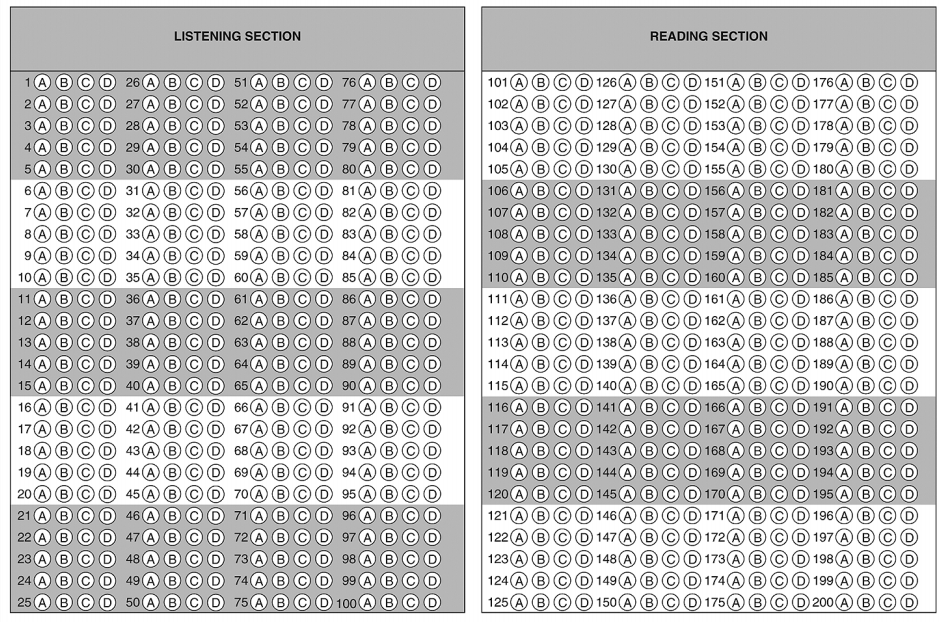
#> input picture Img/Toeic0.png, 944 x 622 px, given in place of 0_Toeic_scan.pdf.jpg, which was not available
$ python test2.py
#> lines starting #> are read from the running program, lines starting #| are printed output that depends on the picture; after the words box and inside, x2 and y2 are one past the last pixel; in counts of white or black regions, pixels touching at a corner belong together; pictures that were not available may be replaced by others from this repository, and a replacement may not be noted
#> further down, img1 is the input picture: shape (622, 944, 3); min 0, max 255, mean 199.1
import cv2 as cv
import numpy as np
import math


def dist(point, org=(0, 0)):
    return math.sqrt(math.pow(point[0] - org[0], 2) + math.pow(point[1] - org[1], 2))


def circleSameRow(circle1, circle2):
    r = min(circle1[2], circle2[2])
    return circle2[1] - r < circle1[1] < circle2[1] + r


def resize(img):
    width, height = img.shape[:2]
#> width = 622; height = 944

    blurred = cv.GaussianBlur(img, (3, 3), 0)
    gray = cv.cvtColor(blurred, cv.COLOR_BGR2GRAY)
    thresh = cv.adaptiveThreshold(gray, 255, cv.ADAPTIVE_THRESH_GAUSSIAN_C, cv.THRESH_BINARY_INV, 5, 2)
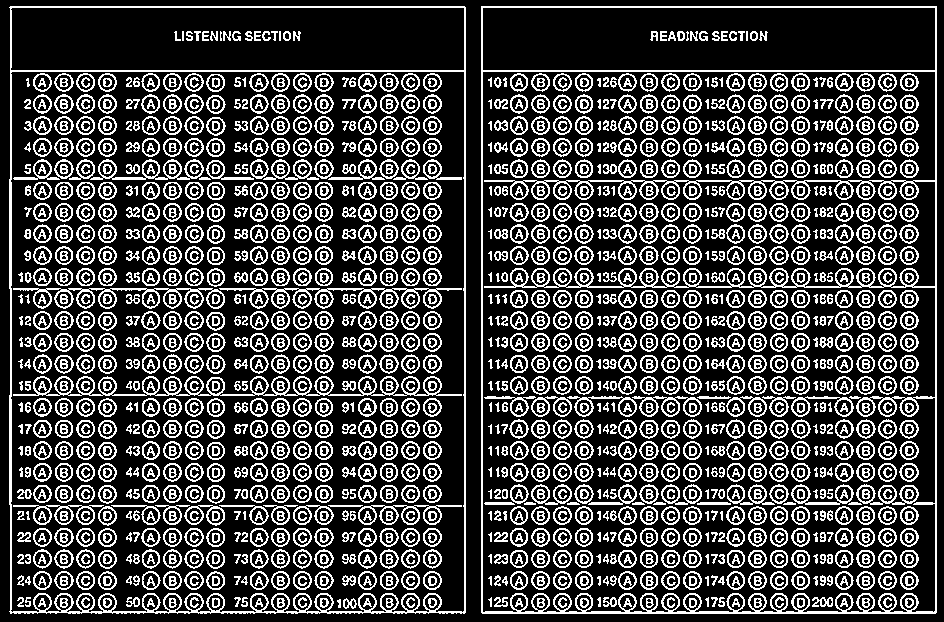
#> thresh: shape (622, 944); 27.2% white in thin lines or dots

    lines = cv.HoughLinesP(thresh, 1, np.pi / 180, 100, minLineLength=100, maxLineGap=10)
#> lines = 437 rows, first 6: [10, 612, 465, 612], [10, 71, 465, 71], [481, 70, 936, 70], [9, 7, 465, 7], [481, 6, 936, 6], [936, 612, 936, 7]

    top_left = (lines[0][0][0], lines[0][0][1])
#> top_left = (10, 612)
    bottom_right = (lines[0][0][0], lines[0][0][1])
#> bottom_right = (10, 612)
    bottom_left = (lines[0][0][0], lines[0][0][1])
#> bottom_left = (10, 612)
    top_right = (lines[0][0][0], lines[0][0][1])
#> top_right = (10, 612)

    for line in lines:
        x1, y1, x2, y2 = line[0]

        if dist((x1, y1)) < dist(top_left):
            top_left = (x1, y1)
        if dist((x2, y2)) < dist(top_left):
            top_left = (x2, y2)

        if dist((x1, y1)) > dist(bottom_right):
            bottom_right = (x1, y1)
        if dist((x2, y2)) > dist(bottom_right):
            bottom_right = (x2, y2)

        if dist((x1, y1), (0, width)) < dist(bottom_left, (0, width)):
            bottom_left = (x1, y1)
        if dist((x2, y2), (0, width)) < dist(bottom_left, (0, width)):
            bottom_left = (x2, y2)

        if dist((x1, y1), (0, width)) > dist(top_right, (0, width)):
            top_right = (x1, y1)
        if dist((x2, y2), (0, width)) > dist(top_right, (0, width)):
            top_right = (x2, y2)
#> this loop made 437 passes
#> (x1, y1, x2, y2) on passes 1 to 12: (10, 612, 465, 612), (10, 71, 465, 71), (481, 70, 936, 70), (9, 7, 465, 7), (481, 6, 936, 6), (936, 612, 936, 7), (482, 613, 482, 7), (10, 613, 10, 6), (481, 271, 823, 613), (481, 612, 481, 7), (11, 613, 11, 6), (464, 613, 464, 6)

    pts1 = np.float32([top_left, bottom_left, top_right, bottom_right])
#> pts1 = [[9, 7], [10, 613], [936, 6], [936, 612]]
    pts2 = np.float32([[0, 0], [0, width], [height, 0], [height, width]])
#> pts2 = [[0, 0], [0, 622], [944, 0], [944, 622]]

    M = cv.getPerspectiveTransform(pts1, pts2)
#> M = [[1.02, -0.00168, -9.15], [0.00111, 1.03, -7.19], [-3.84e-09, -1.78e-06, 1]]

    return cv.warpPerspective(img, M, (height, width))


width = 944
height = 622

img1 = cv.imread(r'Img\Toeic_scan.pdf\0_Toeic_scan.pdf.jpg')

img1 = resize(img1)
img1 = cv.resize(img1, (width, height))

gray = cv.cvtColor(img1, cv.COLOR_BGR2GRAY)

blurred = cv.blur(gray, (5, 5))
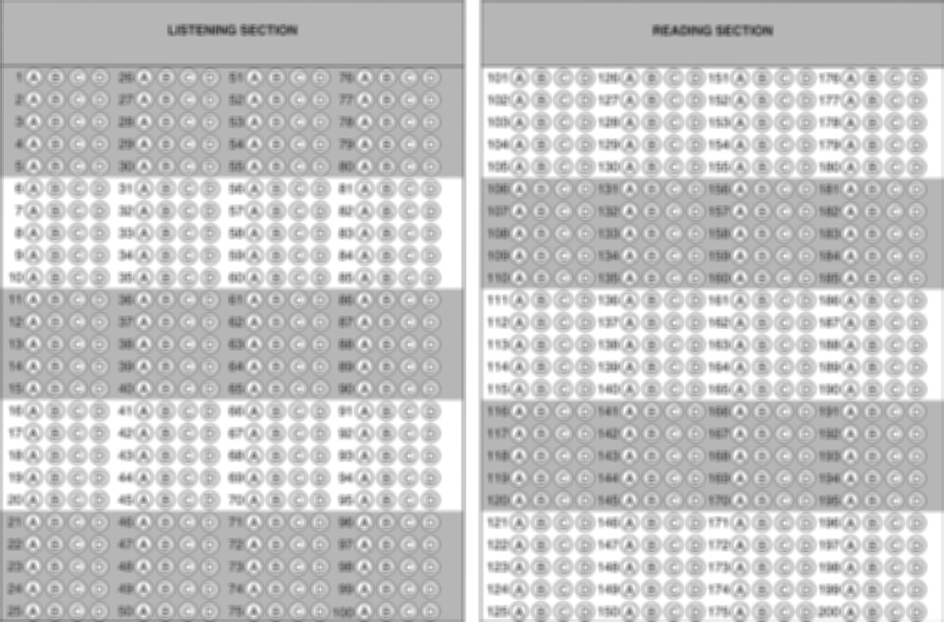
#> blurred: shape (622, 944); min 61, max 255, mean 197.2

ret, thresh = cv.threshold(blurred, 170, 255, cv.THRESH_BINARY)
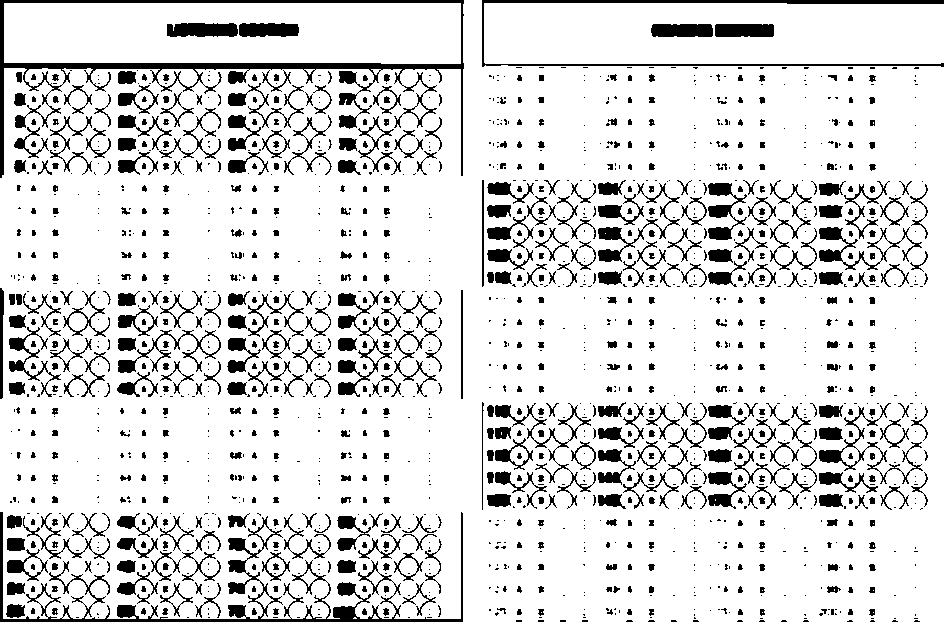
#> thresh: shape (622, 944); 86% white; 1592 black regions (911 under 20 px), largest, box (x1, y1, x2, y2) and area: (0, 0, 464, 178) 7417, (0, 512, 463, 622) 5596, (482, 0, 944, 67) 2590

cv.imshow('Image', img1)
cv.waitKey(0)

cv.imshow('Image', thresh)
cv.waitKey(0)

img3 = cv.imread(r'Img\Toeic3.png', 0)
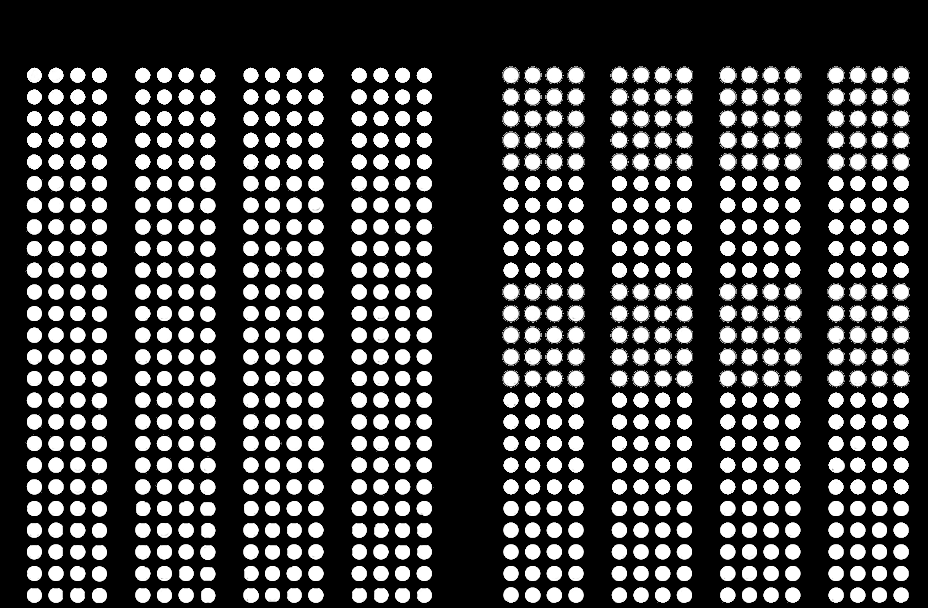
#> input picture Img/Toeic3.png, 928 x 608 px, found by its file name
#> img3 is the input picture: shape (608, 928); min 0, max 255, mean 68.5

img3 = cv.resize(img3, (width, height))
#> img3: shape (622, 944)

ret, mask = cv.threshold(img3, 10, 255, cv.THRESH_BINARY)
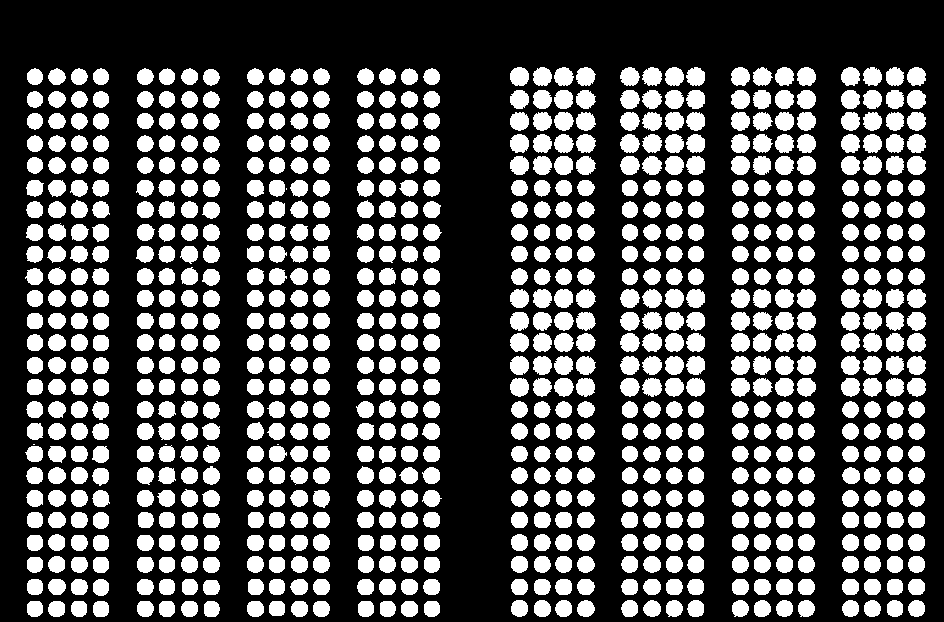
#> mask: shape (622, 944); 32.4% white; 804 white regions (4 under 20 px), largest, box (x1, y1, x2, y2) and area: (620, 156, 640, 175) 295, (510, 67, 529, 86) 294, (554, 156, 573, 175) 294

mask_inv = cv.bitwise_not(mask)

img = cv.bitwise_and(img1, img1, mask=mask)
img_tresh = cv.bitwise_not(cv.bitwise_and(thresh, thresh, mask=mask))
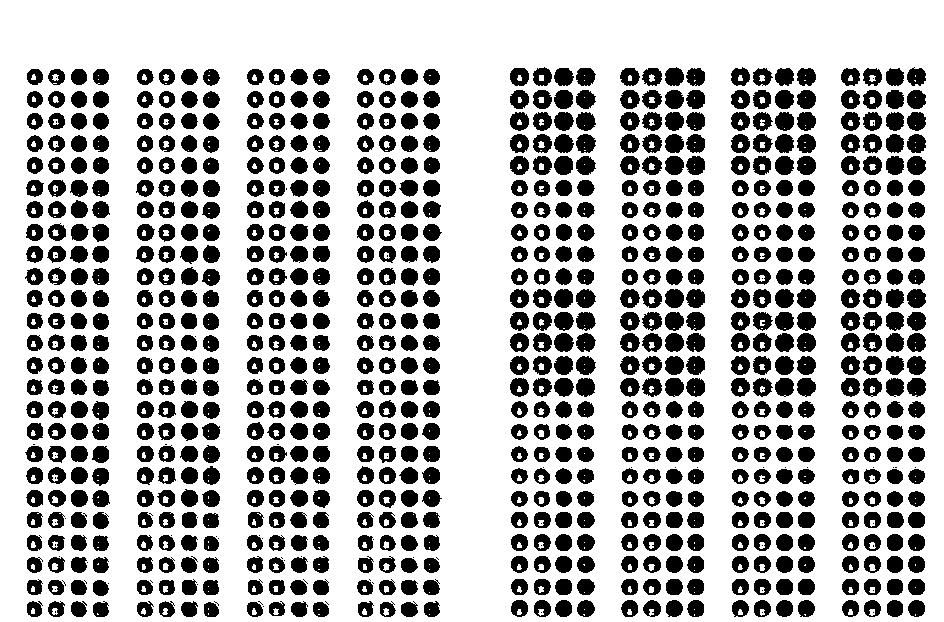
#> img_tresh: shape (622, 944); 70.3% white; 897 black regions (97 under 20 px), largest, box (x1, y1, x2, y2) and area: (554, 156, 573, 175) 294, (554, 90, 573, 109) 293, (554, 333, 574, 352) 293

cv.imshow('Image', img)
cv.waitKey(0)

cv.imshow('Image', img_tresh)
cv.waitKey(0)

circles = cv.HoughCircles(mask, cv.HOUGH_GRADIENT, 1, 8, param1=200, param2=10.5, minRadius=7, maxRadius=11)
#> circles = 800 rows, first 8: [673.5, 386.5, 9.6], [563.5, 320.5, 9.6], [541.5, 320.5, 9.6], [673.5, 320.5, 9.6], [563.5, 386.5, 9.6], [651.5, 98.5, 9.6], [563.5, 120.5, 9.6], [805.5, 320.5, 9.6]

circles = np.uint16(np.around(circles))
#> circles = 800 rows, first 8: [674, 386, 10], [564, 320, 10], [542, 320, 10], [674, 320, 10], [564, 386, 10], [652, 98, 10], [564, 120, 10], [806, 320, 10]
print(len(circles[0, :]))
#| 800
ordoredCircleTemp = []

found = False

for i in circles[0, :]:
    circle = (i[0], i[1], 8)
    found = False
    for j in ordoredCircleTemp:
        if circleSameRow(j[0], circle):
            j.append(circle)
            found = True
    if not found:
        ordoredCircleTemp.append([circle])
#> this loop made 800 passes
#> (i, circle) on passes 1 to 3: ([674, 386, 10], (674, 386, 8)), ([564, 320, 10], (564, 320, 8)), ([542, 320, 10], (542, 320, 8))

orderedCircleTemp2 = []
orderedCircle = []
for i in ordoredCircleTemp:
    orderedCircleTemp2.append(sorted(i, key=lambda aCircle: aCircle[0]))
#> this loop made 25 passes

orderedCircleTemp2 = sorted(orderedCircleTemp2, key=lambda aCircle: aCircle[0][1])

c = 0
for i in orderedCircleTemp2:
    for aCircle in i:
        if c == 0:
            orderedCircle.append([aCircle])
        else:
            orderedCircle[-1].append(aCircle)
        c += 1
        if c == 4:
            c = 0

result = []
alphaList = ['None', 'A', 'B', 'C', 'D']

for i in orderedCircle:
    jc = 1
    maxMean = 0
    maxMeanjc = 0
    for j in i:
        cv.circle(img, (j[0], j[1]), j[2], (0, 255, 0), 1)

        width2 = [j[0] - j[2], j[0] + j[2]]
        height2 = [j[1] - j[2], j[1] + j[2]]
        if width2[0] < 0 :
            width2[0] = 0
        if width2[1] > width :
            width2[1] = width
        if height2[0] < 0 :
            height2[0] = 0
        if height2[1] > height :
            height2[1] = height

        roi = img_tresh[height2[0]:height2[1], width2[0]:width2[1]]

        if maxMean <= cv.mean(roi)[0]:
            maxMean = cv.mean(roi)[0]
            maxMeanjc = jc
        jc += 1

    result.append(alphaList[maxMeanjc])
    if maxMeanjc != 0:
        j = i[maxMeanjc - 1]
        cv.circle(img, (j[0], j[1]), j[2], (0, 0, 255), 1)
#> this loop made 200 passes
#> i on passes 1 to 3: [(34, 76, 8), (56, 76, 8), (78, 76, 8), (100, 76, 8)], [(144, 76, 8), (166, 76, 8), (190, 76, 8), (210, 76, 8)], [(254, 76, 8), (276, 76, 8), (300, 76, 8), (320, 76, 8)]
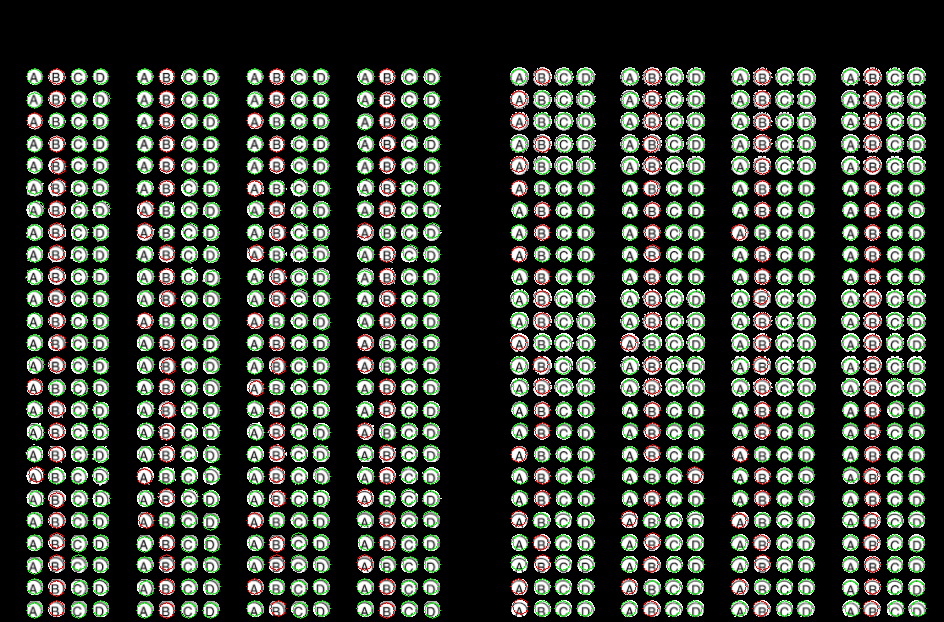
#> img: shape (622, 944, 3); mean B, G, R 53.3, 64.8, 57.2

finalResult = []
ic = 1
for i in result:
    finalResult.append([ic, i])
    ic += 25
    if ic > 200: ic -= 199
#> this loop made 200 passes
#> i on passes 1 to 3: 'B', 'B', 'B'

finalResult = sorted(finalResult, key=lambda aItem: aItem[0])

for i in finalResult:
    print(str(i[0]) + ' : ' + str(i[1]))
#> this loop made 200 passes
#> i on passes 1 to 3: [1, 'B'], [2, 'B'], [3, 'A']
#| 1 : B
#| 2 : B
#| 3 : A
#| 4 : B
#| 5 : B
#| 6 : B
#| 7 : B
#| 8 : B
#> (further printed lines are left out)

cv.imshow('Image', img)
cv.waitKey(0)
cv.destroyAllWindows()
